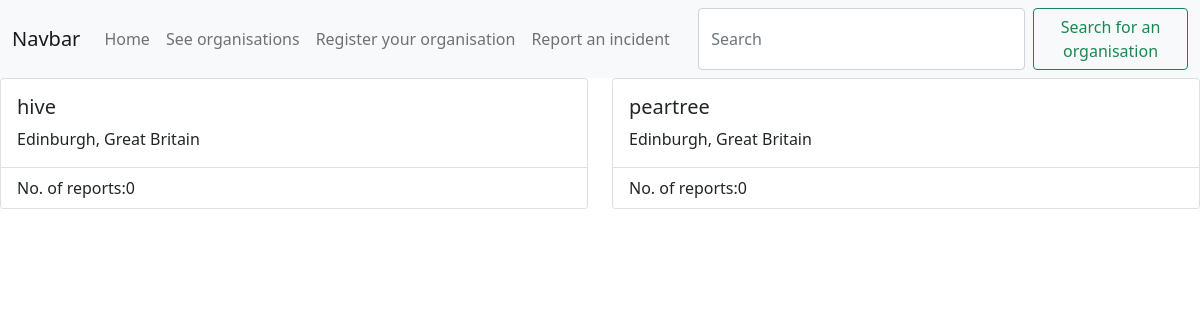
The app's page /view, older data.
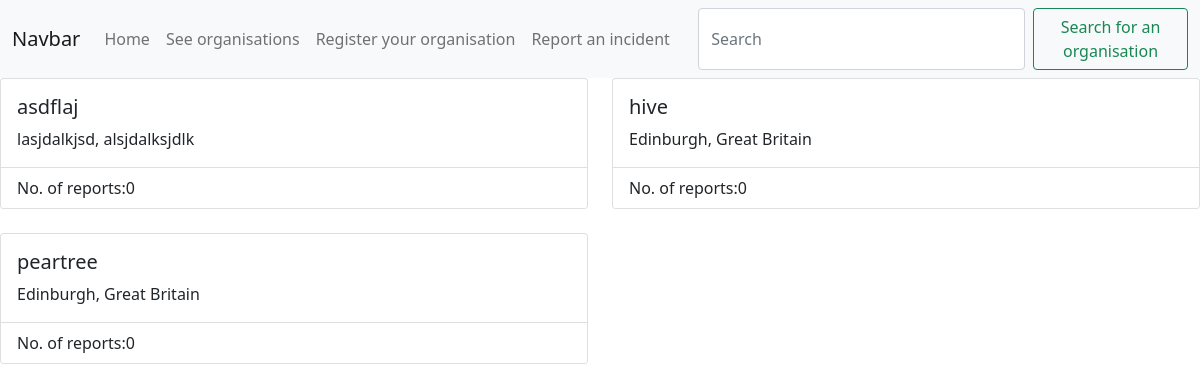
The same page, newer data.
### register/models.py (models this page shows)
class Organisation(models.Model):
    COUNTRY_CHOICES = [
        ('gb','Great Britain'),
        ('ie', 'Ireland'),
    ]
    TYPE_CHOICES = [
        ('pubbar', 'Pub/Bar'),
        ('club', 'Nightclub'),
        ('soc', 'University Society'),
        ('school', 'School'),
        ('office', 'Office'),
        ('store', 'Store'),
        ('other', 'Other'),
    ]
    CITY_CHOICES = [('edi', 'Edinburgh')]
    name = models.CharField(max_length=150)
    country = models.CharField(max_length=50, choices=COUNTRY_CHOICES)
    city = models.CharField(max_length=50, choices=CITY_CHOICES)
    type = models.CharField(max_length=25, choices=TYPE_CHOICES)
    email = models.EmailField()
    report_count = models.IntegerField(blank=False, null=False, default=0)
    class Meta:
        ordering = ['name']

### view/views.py (the view)
# urls.py: path('view', view_view, name='view'),
def view_view(request):
    orgs = Organisation.objects.all()
    return render(request, 'view/view.html', {
        'orgs': orgs,
    })

### view/templates/view/view.html (shortened to what this page needs)
{% extends "beepboop9000/base.html" %}
{% load static %}
{% block content %}
<div class="row row-cols-1 row-cols-md-2 g-4">
{% for organisation in orgs %}
<div class="col">
  <div class="card h-100">
    <div class="card-body">
      <h5 class="card-title">{{ organisation.name }}</h5>
      <p class="card-text">{{ organisation.get_city_display }}, {{ organisation.get_country_display }}</p>
    </div>
    <ul class="list-group list-group-flush">
      <li class="list-group-item">No. of reports:<span>{{ organisation.report_count }}</span></li>
    </ul>
  </div>
</div>
{% endfor %}
</div>
{% endblock %}

Row changes from the older to the newer data that the page shows:
added Organisation: name "asdflaj", city "lasjdalkjsd", country "alsjdalksjdlk", report_count "0"
